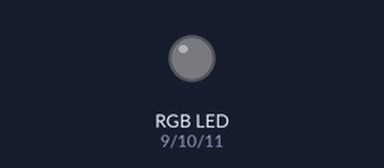
This sketch was run on a simulated Arduino Uno, built with avr-gcc and run on an emulated ATmega328P. Shown: an RGB LED mixed from three pins (HIGH = lit). Dim RGB values are drawn brighter than linear.

Above: at 0.05 s.
At 3.25 s:
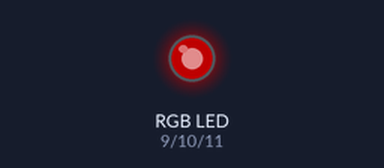
At 3.95 s:
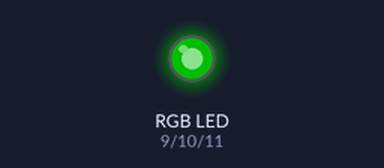
At 4.7 s:
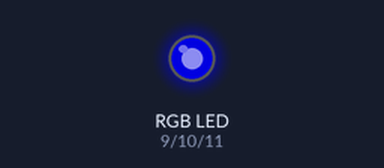
At 5.45 s:
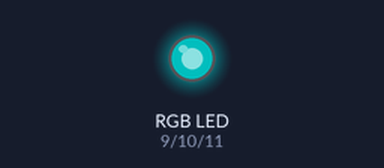
At 6.2 s:
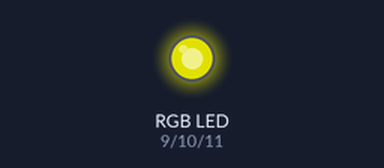
Timing chart, 0 to 8.2 s (numbered marks = the images above):
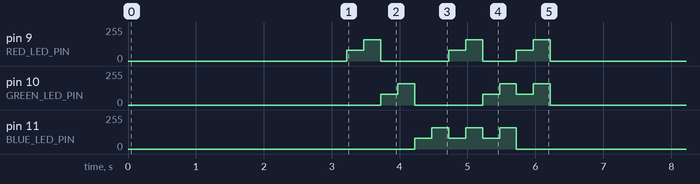

The sketch:

RGBLedModule.ino
```cpp
/*

  RGBLedModule
  Demo an RGB LED module

  For info and circuit diagrams see https://github.com/tardate/LittleArduinoProjects/tree/main/playground/RGBLedModule

 */

#define RED_LED_PIN    9
#define GREEN_LED_PIN 10
#define BLUE_LED_PIN  11

//uncomment this line if using a Common Anode LED
//#define COMMON_ANODE

void setup() {
  pinMode(RED_LED_PIN,   OUTPUT);
  pinMode(GREEN_LED_PIN, OUTPUT);
  pinMode(BLUE_LED_PIN,  OUTPUT);
}

void loop() {
  glow();
  pause();
  colorTester();
  pause();
}

void pause() {
  clear();
  delay(100);
}

void glow() {
  int step=1;
  int step_delay=2;

  for(int r=0; r<256; r+=step) setColor(r,0,0,step_delay);
  for(int r=255; r>=0; r-=step) setColor(r,0,0,step_delay);

  for(int g=0; g<256; g+=step) setColor(0,g,0,step_delay);
  for(int g=255; g>=0; g-=step) setColor(0,g,0,step_delay);

  for(int b=0; b<256; b+=step) setColor(0,0,b,step_delay);
  for(int b=255; b>=0; b-=step) setColor(0,0,b,step_delay);
}

void colorTester() {
  int step_delay=250;
  setColor( 80,  0,  0,step_delay);
  setColor(160,  0,  0,step_delay);
  setColor(  0, 80,  0,step_delay);
  setColor(  0,160,  0,step_delay);
  setColor(  0,  0, 80,step_delay);
  setColor(  0,  0,160,step_delay);
  setColor( 80,  0, 80,step_delay);
  setColor(160,  0,160,step_delay);
  setColor(  0, 80, 80,step_delay);
  setColor(  0,160,160,step_delay);
  setColor( 80, 80,  0,step_delay);
  setColor(160,160,  0,step_delay);
}

void clear() {
  setColor(0,0,0);
}

void setColor(int red, int green, int blue) {
  #ifdef COMMON_ANODE
    red = 255 - red;
    green = 255 - green;
    blue = 255 - blue;
  #endif
  analogWrite(RED_LED_PIN, red);
  analogWrite(GREEN_LED_PIN, green);
  analogWrite(BLUE_LED_PIN, blue);
}

void setColor(int red, int green, int blue, int step_delay) {
  setColor(red, green, blue);
  delay(step_delay);
}
```

Measured:
- by itself, pin 10 (GREEN_LED_PIN): repeats every 6.3 s: 160/255 0.25 s, 0/255 1.0 s, 2 × (80/255 0.25 s, 160/255 0.25 s), 0/255 3.8 s, 80/255 0.25 s
- by itself, pin 11 (BLUE_LED_PIN): repeats every 6.3 s: 2 × (160/255 0.25 s, 80/255 0.25 s), 160/255 0.25 s, 0/255 4.8 s, 80/255 0.25 s
- by itself, pin 9 (RED_LED_PIN): repeats every 6.3 s: 160/255 0.25 s, 0/255 1.0 s, 80/255 0.25 s, 160/255 0.25 s, 0/255 0.50 s, 80/255 0.25 s, 160/255 0.25 s, 0/255 3.3 s, 80/255 0.25 s
